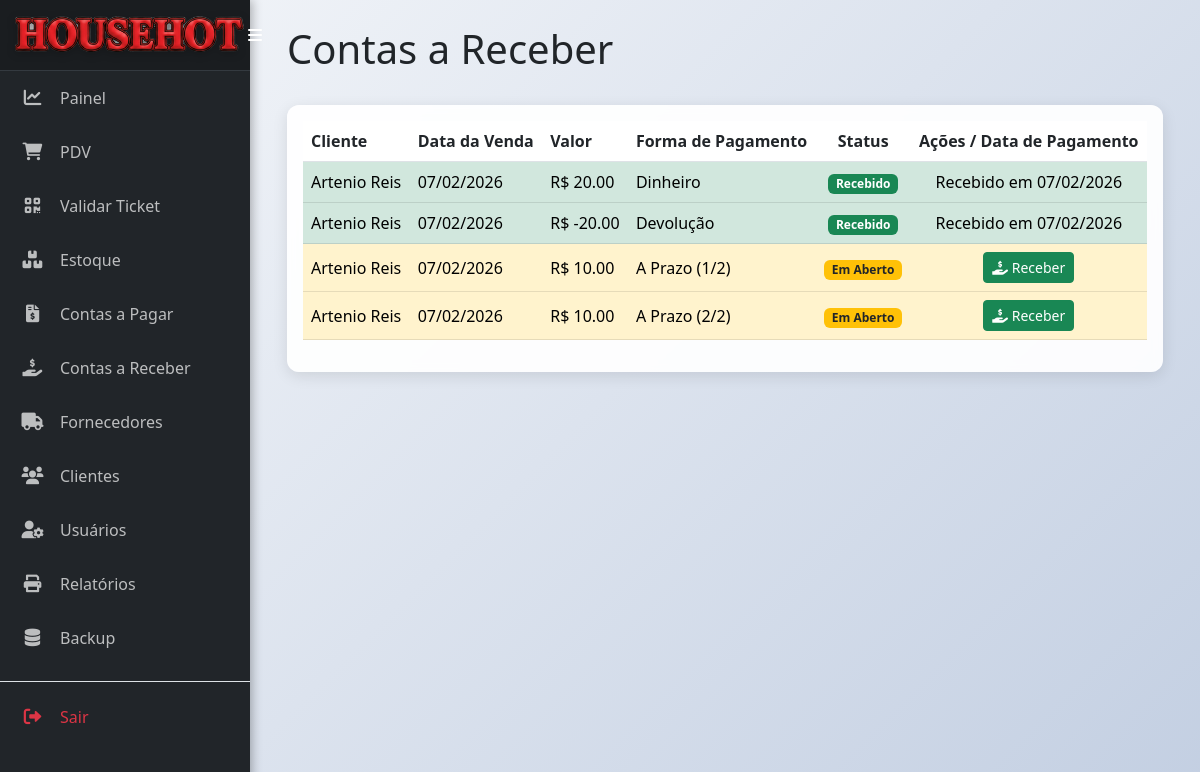
Page /contas_receber (signed in) on the committed database.
### models.py (models this page shows)
class ContaReceber(db.Model):
    __tablename__ = 'conta_receber'
    id = db.Column(db.Integer, primary_key=True)
    valor = db.Column(db.Float, nullable=False)
    data_venda = db.Column(db.Date, nullable=False, default=datetime.utcnow)
    data_vencimento = db.Column(db.Date, nullable=True)
    status = db.Column(db.String(20), nullable=False, default='Em Aberto')
    forma_pagamento = db.Column(db.String(50), nullable=True)
    cliente_id = db.Column(db.Integer, db.ForeignKey('cliente.id'), nullable=False)

class Cliente(db.Model):
    __tablename__ = 'cliente'
    id = db.Column(db.Integer, primary_key=True)
    nome = db.Column(db.String(100), nullable=False)
    telefone = db.Column(db.String(20))
    email = db.Column(db.String(100))
    endereco = db.Column(db.String(200))
    vendas = db.relationship('MovimentacaoEstoque', backref='cliente', lazy=True, cascade="all, delete-orphan")
    contas_a_receber = db.relationship('ContaReceber', backref='cliente', lazy=True, cascade="all, delete-orphan")

### app.py (the view)
@app.route('/contas_receber')
@login_required
def listar_contas_receber():
    contas = ContaReceber.query.order_by(ContaReceber.data_venda.desc()).all()
    return render_template('contas_a_receber.html', contas=contas)

### app.py (called while the page is built)
@app.context_processor
def inject_datetime():
    return {'modules': {'datetime': datetime, 'date': date, 'timedelta': timedelta}}

def login_required(f):
    @wraps(f)
    def decorated_function(*args, **kwargs):
        if 'logged_in' not in session or 'user_id' not in session:
            session.clear()
            flash('A sua sessão é inválida. Por favor, faça login novamente.', 'warning')
            return redirect(url_for('login'))
        return f(*args, **kwargs)
    return decorated_function

### templates/contas_a_receber.html (shortened to what this page needs)
{% extends 'base.html' %}
{% block content %}
<div class="d-flex justify-content-between align-items-center mb-4">
    <h1>Contas a Receber</h1>
</div>
<div class="card">
    <div class="card-body">
        <table class="table table-hover align-middle">
            <thead>
                <tr>
                    <th>Cliente</th>
                    <th>Data da Venda</th>
                    <th>Valor</th>
                    <th>Forma de Pagamento</th>
                    <th class="text-center">Status</th>
                    <th class="text-center">Ações / Data de Pagamento</th>
                </tr>
            </thead>
            <tbody>
                {% for conta in contas %}
                <tr class="{% if conta.status == 'Em Aberto' %}table-warning{% else %}table-success{% endif %}">
                    <td>{{ conta.cliente.nome }}</td>
                    <td>{{ conta.data_venda.strftime('%d/%m/%Y') }}</td>
                    <td>R$ {{ "%.2f"|format(conta.valor) }}</td>
                    <td>{{ conta.forma_pagamento }}</td>
                    <td class="text-center">
                        {% if conta.status == 'Recebido' %}
                            <span class="badge bg-success">Recebido</span>
                        {% else %}
                            <span class="badge bg-warning text-dark">Em Aberto</span>
                        {% endif %}
                    </td>
                    <td class="text-center">
                        {% if conta.status == 'Em Aberto' %}
                        <form action="{{ url_for('baixar_conta_receber', id=conta.id) }}" method="POST" class="d-inline">
                            <button type="submit" class="btn btn-success btn-sm" title="Dar Baixa">
                                <i class="fas fa-hand-holding-usd"></i> Receber
                            </button>
                        </form>
                        {% else %}
                            Recebido em {{ conta.data_vencimento.strftime('%d/%m/%Y') }}
                        {% endif %}
                    </td>
                </tr>
                {% else %}
                <tr>
                    <td colspan="6" class="text-center text-muted">Nenhuma conta a receber encontrada.</td>
                </tr>
                {% endfor %}
            </tbody>
        </table>
    </div>
</div>
{% endblock %}

### static/css/style.css (style rules this page uses)
body { background: linear-gradient(135deg, #f5f7fa 0%, #c3cfe2 100%) !important; background-attachment: fixed; margin: 0; font-family: 'Segoe UI', Tahoma, Geneva, Verdana, sans-serif; min-height: 100vh; overflow-x: hidden; }
.card { border: none; border-radius: 12px; box-shadow: 0 4px 15px rgba(0, 0, 0, 0.1); background-color: rgba(255, 255, 255, 0.92) !important; backdrop-filter: blur(10px); }

### templates/contas_a_receber.html (style rules this page uses)
body { background-image: url('https://cdn.borainvestir.b3.com.br/2022/12/26105753/dicas-para-terminar-2022-com-as-contas-em-dia.jpg.webp'); background-size: cover; background-attachment: fixed; }
.card { background-color: rgba(255, 255, 255, 0.95); backdrop-filter: blur(5px); }

### rows in the picture
ContaReceber: cliente.nome "Artenio Reis", data_venda "07/02/2026", valor "20.00", forma_pagamento "Dinheiro", status "Recebido", data_vencimento "07/02/2026"
ContaReceber: cliente.nome "Artenio Reis", data_venda "07/02/2026", valor "-20.00", forma_pagamento "Devolução", status "Recebido", data_vencimento "07/02/2026"
ContaReceber: cliente.nome "Artenio Reis", data_venda "07/02/2026", valor "10.00", forma_pagamento "A Prazo (1/2)", status "Em Aberto"
ContaReceber: cliente.nome "Artenio Reis", data_venda "07/02/2026", valor "10.00", forma_pagamento "A Prazo (2/2)", status "Em Aberto"
